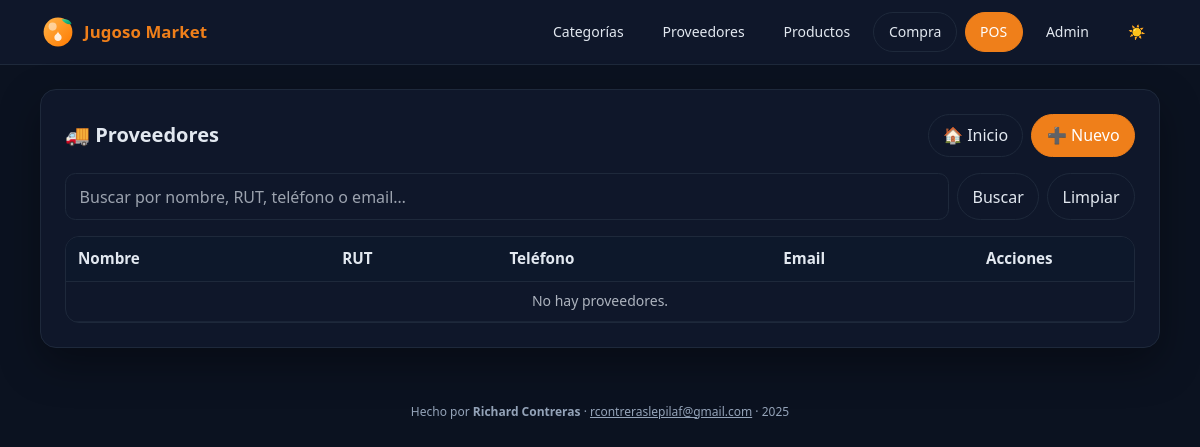
/proveedores/, run on an earlier commit of the app's database.
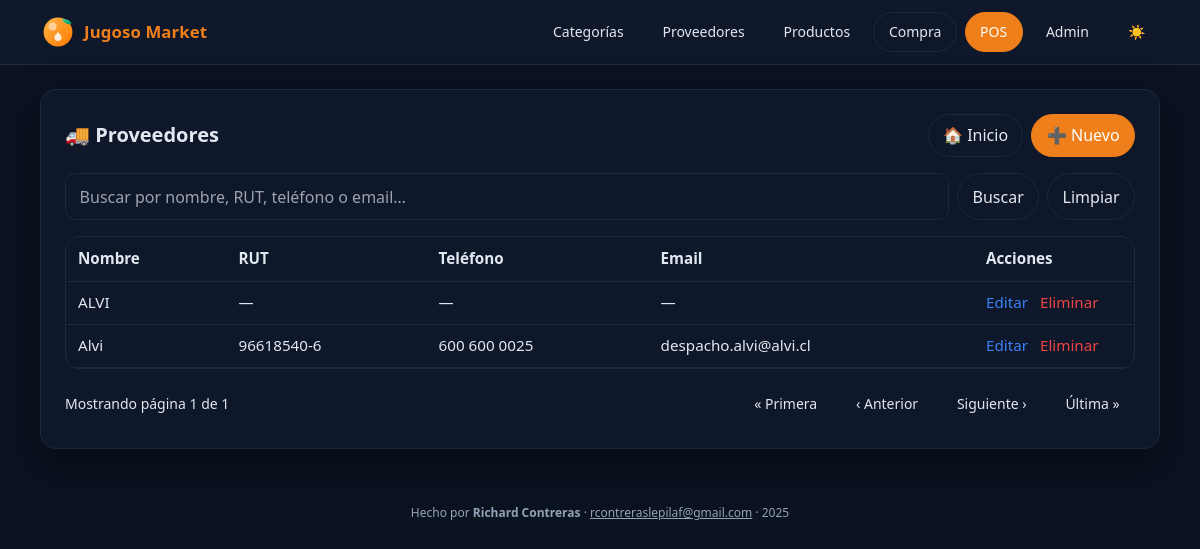
And on a later commit of the database.
### inventario/models.py (models this page shows, shortened)
class Proveedor(models.Model):
    nombre = models.CharField(max_length=120)
    rut = models.CharField(max_length=15, blank=True)
    telefono = models.CharField(max_length=30, blank=True)
    email = models.EmailField(blank=True)
    direccion = models.CharField(max_length=200, blank=True)
    activo = models.BooleanField(default=True)

### inventario/views.py (the view, shortened to what this page needs)
# urls.py: path("proveedores/", views.proveedor_list, name="proveedor_list"),
def proveedor_list(request):
    q = (request.GET.get("q") or "").strip()
    qs = Proveedor.objects.all().order_by("nombre")
    page_obj = paginar_queryset(request, qs, 10)
    return render(request, "inventario/proveedor_list.html",
                  {"proveedores": page_obj.object_list, "page_obj": page_obj, "q": q})

### inventario/views.py (called while the page is built)
def paginar_queryset(request, queryset, per_page=10):
    page_number = request.GET.get("page") or 1
    paginator = Paginator(queryset, per_page)
    return paginator.get_page(page_number)

### templates/inventario/proveedor_list.html (shortened to what this page needs)
{% extends "inventario/base.html" %}
{% block content %}
<div class="card p-6">
  <div class="flex items-center justify-between">
    <h1 class="text-xl font-semibold">🚚 Proveedores</h1>
    <div class="flex gap-2">
      <a class="btn" href="{% url 'inventario:home' %}">🏠 Inicio</a>
      <a class="btn btn-primary" href="{% url 'inventario:proveedor_crear' %}">➕ Nuevo</a>
    </div>
  </div>
  <form method="get" class="mt-4 flex gap-2">
    <input class="inp" type="text" name="q" value="{{ q }}" placeholder="Buscar por nombre, RUT, teléfono o email…">
    <button class="btn" type="submit">Buscar</button>
    <a class="btn" href="{% url 'inventario:proveedor_list' %}">Limpiar</a>
  </form>
  <div class="overflow-x-auto mt-4">
    <table class="table">
      <thead>
        <tr>
          <th>Nombre</th>
          <th>RUT</th>
          <th>Teléfono</th>
          <th>Email</th>
          <th style="width: 160px;">Acciones</th>
        </tr>
      </thead>
      <tbody>
        {% for p in proveedores %}
          <tr>
            <td>{{ p.nombre }}</td>
            <td>{{ p.rut|default:"—" }}</td>
            <td>{{ p.telefono|default:"—" }}</td>
            <td>{{ p.email|default:"—" }}</td>
            <td class="whitespace-nowrap">
              <a class="text-blue-500 hover:underline mr-2" href="{% url 'inventario:proveedor_editar' p.id %}">Editar</a>
              <a class="text-red-500 hover:underline" href="{% url 'inventario:proveedor_eliminar' p.id %}">Eliminar</a>
            </td>
          </tr>
        {% empty %}
          <tr><td colspan="5" class="text-center text-sm opacity-75 py-6">No hay proveedores.</td></tr>
        {% endfor %}
      </tbody>
    </table>
  </div>
  {% if page_obj %}
    <div class="flex items-center justify-between mt-4 text-sm" aria-label="Paginación">
      <div>Mostrando página {{ page_obj.number }} de {{ page_obj.paginator.num_pages }}</div>
      <div class="flex gap-2">
        {% if page_obj.has_previous %}
          <a class="btn" href="?q={{ q }}&page=1">« Primera</a>
          <a class="btn" href="?q={{ q }}&page={{ page_obj.previous_page_number }}">‹ Anterior</a>
        {% else %}
          <span class="btn btn-ghost">« Primera</span>
          <span class="btn btn-ghost">‹ Anterior</span>
        {% endif %}
        {% if page_obj.has_next %}
          <a class="btn" href="?q={{ q }}&page={{ page_obj.next_page_number }}">Siguiente ›</a>
          <a class="btn" href="?q={{ q }}&page={{ page_obj.paginator.num_pages }}">Última »</a>
        {% else %}
          <span class="btn btn-ghost">Siguiente ›</span>
          <span class="btn btn-ghost">Última »</span>
        {% endif %}
      </div>
    </div>
  {% endif %}
</div>
{% endblock %}

What changed in the data, as far as the page shows it:
added Proveedor: nombre "ALVI", rut "—", telefono "—", email "—"
added Proveedor: nombre "Alvi", rut "96618540-6", telefono "600 600 0025", email "despacho.alvi@alvi.cl"
Also different on the page:
{{ page_obj.number }}: (not shown) → "1"
{{ page_obj.paginator.num_pages }}: (not shown) → "1"
text no longer shown: "No hay proveedores."
text now shown: "Mostrando página de « Primera ‹ Anterior Siguiente › Última »"
